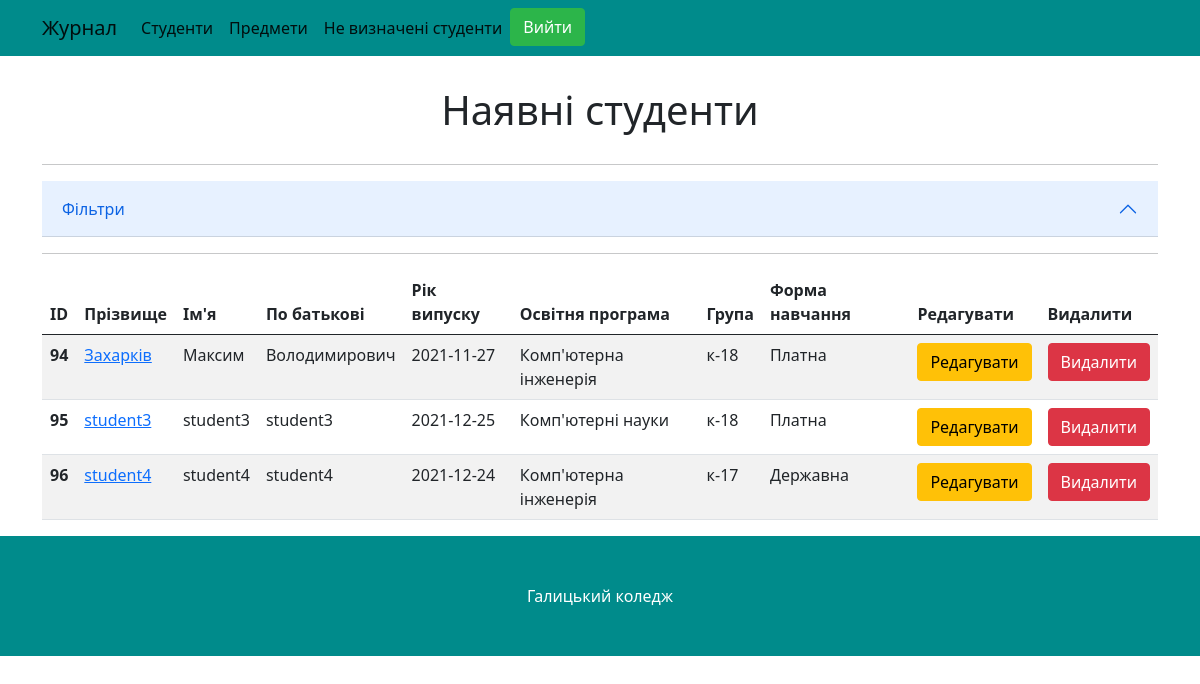
/student/ (signed in), run on the app's committed database.
### methodist/models.py (models this page shows, shortened)
class Student(models.Model):
    CHOICES_FORM_EDUCATION = (
        ('Державна', 'Державна'),
        ('Платна', 'Платна')
    )
    user = models.OneToOneField(CustomUser, on_delete=models.CASCADE, related_name='student')
    year_entry = models.DateField(verbose_name="Рік вступу", null=True, blank=True)
    group = models.ForeignKey(Group, on_delete=models.CASCADE, verbose_name="Група", null=True, blank=True)
    educational_program = models.ForeignKey('EducationalProgram', on_delete=models.CASCADE, null=True, blank=True)
    form_education = models.CharField(verbose_name="Форма навчання", max_length=20,  null=True, blank=True, choices=CHOICES_FORM_EDUCATION)
    class Meta:
        verbose_name = "Студент"
        verbose_name_plural = "Студенти"

class CustomUser(AbstractUser):
    surname = models.CharField(verbose_name='По батькові', max_length=50)
    group = models.ForeignKey(Permissions, on_delete=models.CASCADE, verbose_name='Права доступу', blank=True,
                              null=True)
    department = models.ForeignKey(Department, on_delete=models.CASCADE, verbose_name='Відділ', blank=True, null=True)
    class Meta:
        verbose_name = "Користувач"
        verbose_name_plural = "Користувачі"

class EducationalProgram(models.Model):
    name = models.CharField(verbose_name="Назва освіт. програми", max_length=50)
    department = models.ForeignKey(Department, on_delete=models.CASCADE, verbose_name="Відділення")
    def __str__(self):
        return self.name
    class Meta:
        verbose_name = "Освітня програма"
        verbose_name_plural = "Освітні програми"

class Group(models.Model):
    name = models.CharField(verbose_name="Назва групи", max_length=15)
    department = models.ForeignKey(Department, on_delete=models.CASCADE, verbose_name='Відділ', blank=True, null=True)
    def __str__(self):
        return self.name
    class Meta:
        verbose_name = "Група"
        verbose_name_plural = "Групи"

### methodist/views.py (the view)
# urls.py: path('student/', StudentsView.as_view(), name="list_student"),
class StudentsView(StudentMixin, ListView):
    model = Student
    template_name = 'methodist/students.html'
    def get_context_data(self, **kwargs):
        context = super().get_context_data(**kwargs)
        qs = StudentFilter(self.request.GET,
                           queryset=Student.objects.filter(user__department=self.request.user.department))
        context['students'] = qs.queryset.select_related('group', 'educational_program', 'user')
        context['student_filter'] = qs.form
        return context

### methodist/context_processors.py (called while the page is built)
def get_teachers(request):
    teachers = CustomUser.objects.filter(group__name="Викладач")
    return {"teachers": teachers}

def get_group(request):
    if request.user.is_authenticated:
        group = Group.objects.filter(department=request.user.department)
        return {"group": group}
    return {"group": []}

def none(request):
    return {'none': None}

### methodist/mixins.py (called while the page is built)
    def get_context_data(self, **kwargs):
        context = super().get_context_data(**kwargs)
        context['form'] = StudentForm(user=self.request.user)
        return context

### methodist/templates/methodist/students.html (shortened to what this page needs)
{% extends 'methodist/base.html' %}
{% load static %}
{% block content %}
    <div class="container">
        <h1 class="text-center mb-10" id="h1">Наявні студенти</h1>
    <hr>
                <button class="accordion-button" data-toggle="collapse" data-target="#demo">Фільтри</button>
        <hr>
        <div class="table-responsive">
            <table class="table table-striped">
                <thead>
                <tr>
                    <th scope="col">
                        <a onclick="filterStudents('id')">ID</a>
                    </th>
                    <th scope="col">
                        <a onclick="filterStudents('user__last_name')">Прізвище</a>
                    </th>
                    <th scope="col">
                        <a onclick="filterStudents('user__first_name')">Ім'я</a>
                    </th>
                    <th scope="col">
                        <a onclick="filterStudents('user__surname')">По батькові</a>
                    </th>
                    <th scope="col">
                        <a onclick="filterStudents('year_entry')">Рік випуску</a>
                    </th>
                    <th scope="col">
                        <a onclick="filterStudents('educational_program')">Освітня програма</a>
                    </th>
                    <th scope="col">
                        <a onclick="filterStudents('group')">Група</a>
                    </th>
                    <th scope="col">
                        <a>Форма навчання</a>
                    </th>
                    <th scope="col">Редагувати</th>
                    <th scope="col">Видалити</th>
                </tr>
                </thead>
                <tbody id="tbody">
                {% for student in students %}
                    <tr id="row_{{ student.id }}">
                        <th scope="row">{{ student.id }}</th>
                        <td><a href="{% url 'student-profile' student.id %}">{{ student.user.last_name }}</a></td>
                        <td>{{ student.user.first_name }}</td>
                        <td>{{ student.user.surname }}</td>
                        <td id="date_{{ student.id }}">{{ student.year_entry|date:"Y-m-d" }}</td>
                        <td id="educational_program_{{ student.id }}">{{ student.educational_program.name }}</td>
                        <td id="group_{{ student.id }}">{{ student.group.name }}</td>
                        <td id="form_education{{ student.id }}">{{ student.form_education }}</td>
                        <td data-toggle="modal" data-target="#exampleModal" onclick="getIdStudent('{{ student.id }}')">
                            <a class="btn btn-warning">Редагувати</a>
                        </td>
                        <th scope="row">
                            <a class="btn btn-danger" onclick="deleteStudent('{{ student.id }}')">Видалити</a>
                        </th>
                    </tr>
                {% endfor %}
                </tbody>
            </table>
        </div>
    </div>
{% endblock %}

### methodist/templates/methodist/base.html (style rules this page uses)
#h1 { margin-bottom: 30px; margin-top: 30px; }

### data on the page
Student: id "94", user.last_name "Захарків", user.first_name "Максим", user.surname "Володимирович", year_entry "2021-11-27", educational_program.name "Комп'ютерна інженерія", group.name "к-18", form_education "Платна"
Student: id "95", user.last_name "student3", user.first_name "student3", user.surname "student3", year_entry "2021-12-25", educational_program.name "Комп'ютерні науки", group.name "к-18", form_education "Платна"
Student: id "96", user.last_name "student4", user.first_name "student4", user.surname "student4", year_entry "2021-12-24", educational_program.name "Комп'ютерна інженерія", group.name "к-17", form_education "Державна"
